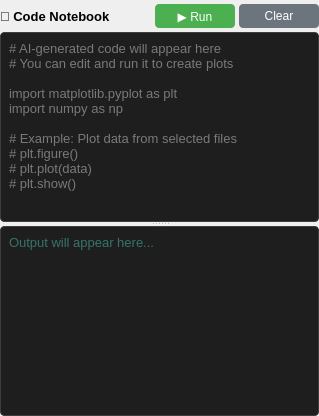
               <widget class="QWidget" name="notebookContainer">
                <property name="minimumSize">
                 <size>
                  <width>0</width>
                  <height>150</height>
                 </size>
                </property>
                <attribute name="title">
                 <string>📓 Code Notebook</string>
                </attribute>
                <layout class="QVBoxLayout" name="notebookLayout">
                 <property name="spacing">
                  <number>4</number>
                 </property>
                 <property name="leftMargin">
                  <number>0</number>
                 </property>
                 <property name="topMargin">
                  <number>4</number>
                 </property>
                 <property name="rightMargin">
                  <number>0</number>
                 </property>
                 <property name="bottomMargin">
                  <number>0</number>
                 </property>
                 <item>
                  <layout class="QHBoxLayout" name="notebookHeaderLayout">
                   <item>
                    <widget class="QLabel" name="notebookHeaderLabel">
                     <property name="font">
                      <font>
                       <pointsize>10</pointsize>
                       <bold>true</bold>
                      </font>
                     </property>
                     <property name="text">
                      <string>📓 Code Notebook</string>
                     </property>
                    </widget>
                   </item>
                   <item>
                    <spacer name="notebookHeaderSpacer">
                     <property name="orientation">
                      <enum>Qt::Horizontal</enum>
                     </property>
                     <property name="sizeHint" stdset="0">
                      <size>
                       <width>40</width>
                       <height>20</height>
                      </size>
                     </property>
                    </spacer>
                   </item>
                   <item>
                    <widget class="QPushButton" name="runCodeButton">
                     <property name="minimumSize">
                      <size>
                       <width>80</width>
                       <height>24</height>
                      </size>
                     </property>
                     <property name="toolTip">
                      <string>Execute the code in the notebook</string>
                     </property>
                     <property name="styleSheet">
                      <string notr="true">QPushButton {
    background-color: #4CAF50;
    color: white;
    border-radius: 4px;
    padding: 4px 8px;
}
QPushButton:hover {
    background-color: #45a049;
}
QPushButton:pressed {
    background-color: #3e8e41;
}</string>
                     </property>
                     <property name="text">
                      <string>▶ Run</string>
                     </property>
                    </widget>
                   </item>
                   <item>
                    <widget class="QPushButton" name="clearOutputButton">
                     <property name="minimumSize">
                      <size>
                       <width>80</width>
                       <height>24</height>
                      </size>
                     </property>
                     <property name="toolTip">
                      <string>Clear the output area</string>
                     </property>
                     <property name="styleSheet">
                      <string notr="true">QPushButton {
    background-color: #6c757d;
    color: white;
    border-radius: 4px;
    padding: 4px 8px;
}
QPushButton:hover {
    background-color: #5a6268;
}
QPushButton:pressed {
    background-color: #545b62;
}</string>
                     </property>
                     <property name="text">
                      <string>Clear</string>
                     </property>
                    </widget>
                   </item>
                  </layout>
                 </item>
                 <item>
                  <widget class="QSplitter" name="notebookCodeSplitter">
                   <property name="orientation">
                    <enum>Qt::Vertical</enum>
                   </property>
                   <widget class="QPlainTextEdit" name="codeInputEdit">
                    <property name="styleSheet">
                     <string notr="true">QPlainTextEdit {
    background-color: #1e1e1e;
    border: 1px solid #3e3e42;
    border-radius: 4px;
    color: #d4d4d4;
    font-family: 'Consolas', 'Monaco', monospace;
    font-size: 10pt;
    padding: 4px;
}</string>
                    </property>
                    <property name="placeholderText">
                     <string># AI-generated code will appear here
# You can edit and run it to create plots

import matplotlib.pyplot as plt
import numpy as np

# Example: Plot data from selected files
# plt.figure()
# plt.plot(data)
# plt.show()</string>
                    </property>
                   </widget>
                   <widget class="QTextEdit" name="codeOutputText">
                    <property name="styleSheet">
                     <string notr="true">QTextEdit {
    background-color: #1e1e1e;
    border: 1px solid #3e3e42;
    border-radius: 4px;
    color: #4ec9b0;
    font-family: 'Consolas', 'Monaco', monospace;
    font-size: 10pt;
    padding: 4px;
}</string>
                    </property>
                    <property name="readOnly">
                     <bool>true</bool>
                    </property>
                    <property name="placeholderText">
                     <string>Output will appear here...</string>
                    </property>
                   </widget>
                  </widget>
                 </item>
                </layout>
               </widget>
